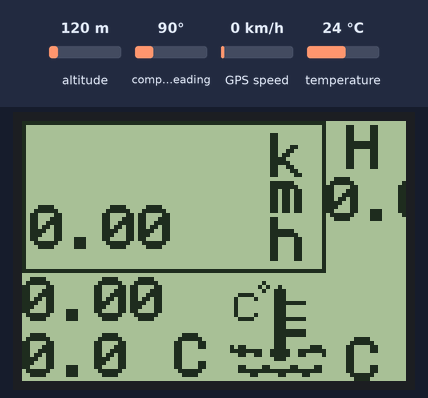
A sketch run on a simulated Arduino Uno, built with avr-gcc and run on an emulated ATmega328P. On the bench: 96×65 one-colour display. Inputs (shaded band) come from the test bench; at power-on: GPS speed 0 km/h, temperature 24 °C, altitude 120 m, compass heading 90°. The GPS gets a fix after 3 s at 37.7749, -122.4194 with 8 satellites.

Above: at 4.1 s.
4.2 s: GPS speed set to 2 km/h
At 7.5 s:
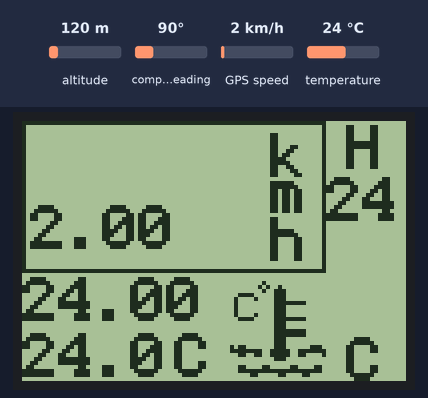
7.8 s: temperature set to 12 °C
At 10.3 s:
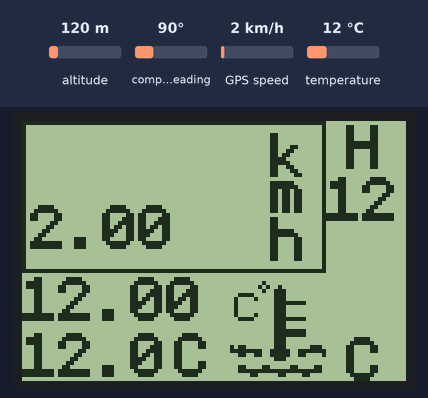
11.1 s: GPS speed set to 30 km/h
At 12.1 s:
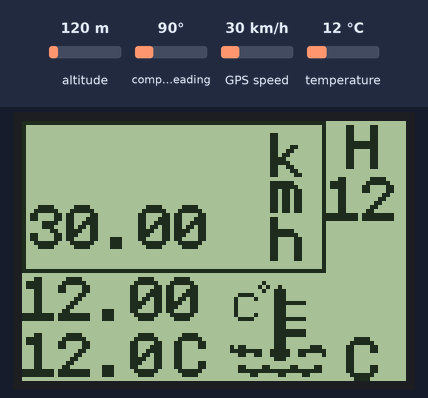
13.3 s: temperature set to 19 °C
At 16.1 s:
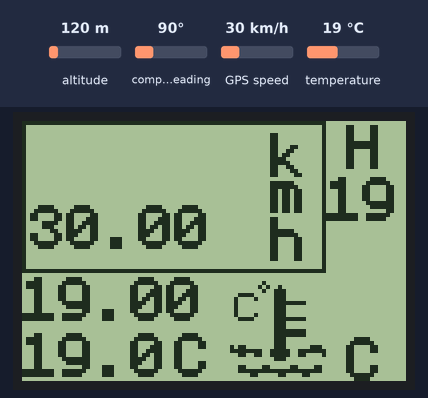
16.6 s: GPS speed set to 60 km/h
At 18.9 s:
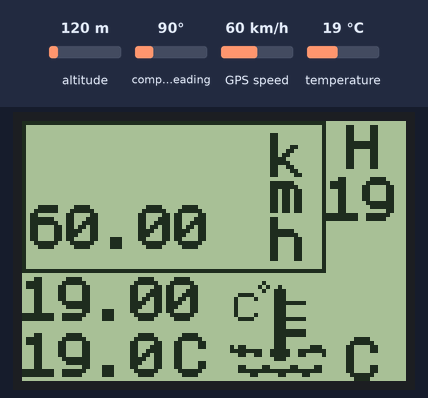
19.9 s: temperature set to 28 °C
At 22.9 s:
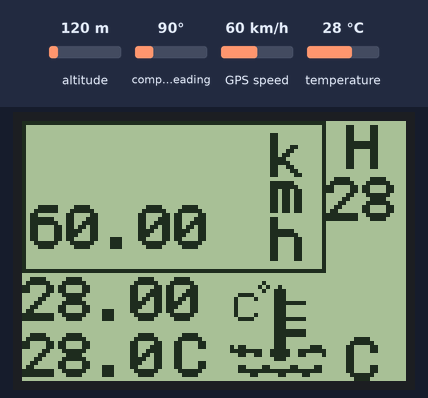
Timing chart, 0 to 24.2 s (numbered marks = the images above; inputs shaded):
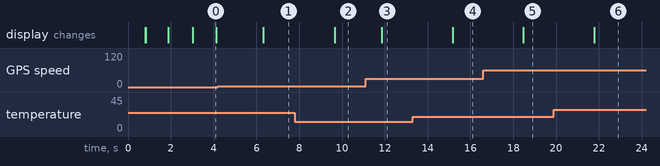

Measured:
- after the input at 4.2 s, the display: changes after 2.1 s (image 1)
- after the input at 7.8 s, the display: changes after 1.9 s (image 2)
- after the input at 11.1 s, the display: changes after 0.76 s (image 3)
- after the input at 13.3 s, the display: changes after 1.9 s (image 4)
- after the input at 16.6 s, the display: changes after 1.9 s (image 5)
- after the input at 19.9 s, the display: changes after 1.9 s (image 6)
- what the display in image 0 shows lasts 1.1 s, from 3.0 s to 4.1 s

The sketch:

25_Test3410_gps_oralent_kmhkiir_keret.ino
```cpp
#include <Arduino.h>
#include <U8g2lib.h>
#include <TinyGPS++.h>
#include <OneWire.h>
#include <DallasTemperature.h>
#include <SoftwareSerial.h> //Serial com

#define ONE_WIRE_BUS 10 // ds külső szenzor port
// const int RXPin = 8, TXPin = 9;
 //const uint32_t GPSBaud = 9600;
//String speedinkm;
//int f=0;

TinyGPSPlus gps;
// The serial connection to the GPS device
SoftwareSerial ss(8, 9);

#ifdef U8X8_HAVE_HW_SPI
#include <SPI.h>
#endif
#ifdef U8X8_HAVE_HW_I2C
#include <Wire.h>
#endif
U8G2_PCF8812_96X65_F_4W_SW_SPI u8g2(U8G2_R0, /* clock=*/ 3, /* data=*/ 4, /* cs=*/ 6, /* dc=*/ 5, /* reset=*/ 7);  // Could be also PCF8814(53, 51, 47, 49, 45)

#include "grafik.h"
#include "graf2.h"
#include "vizlogo.h"
//#include "7segmentfont.h"
OneWire oneWire(ONE_WIRE_BUS);
DallasTemperature sensors(&oneWire);


float  tempC ; //ha van DS szenzor
//unsigned char  tempC = 80;
 //float  tempCk = tempC; // a külső hő szenzor jön ide
char temperatureC[6];
//char dateBuffer[12];
//int LCDfenyero = 250;    // how bright the LED is
//int LCDkontrast = 10;
//int led = 9;           // the PWM pin the LED is attached to
//int brightness = 10;    // how bright the LED is
 //tempC = 94;    //ennyit mér a szonda how many points to fade the LED by 98 fok a max de 45-50 fokot jelenitünk meg tempC - 40 fok = rajzoltC
 unsigned int rajzoltC  = (tempC - 98 ) * -1 ;// 100 fok -100= 0 tkarunk ekorát ki 50 fok-100= 50 et tkarunk ki *-1 hogy poztiv legyen


void draw1(void) {

u8g2.drawXBMP(0,0,Peugeotlogo_width,Peugeotlogo_height,Peugeotlogo_bits);

}

void draw2(void) {

  u8g2.drawXBMP(0,5,cross_width,cross_height,cross_bits);
}

void draw3(void) {

  u8g2.drawXBMP(52,40,vizlogo_width,vizlogo_height,vizlogo_bits);
}

void bar(void) {

 u8g2.drawBox(76, 13, 20, 40);      // bárt rajzolunk 41 fob majd a hőmérséklet függvényében változni
u8g2.drawFrame(0, 0, 76, 38); // bekeretzzük a km mutatót+feliratát
}


void irjkiH_CH(){

u8g2.setDrawColor(1); /* color 1 for the box 0 az fehér kkirunk H és C betűt*/
//u8g2.drawBox(1, 1, 50, 64);
u8g2.setFont(u8g2_font_profont17_tr);

    u8g2.drawStr(81,12,"H");
    u8g2.drawStr(81,65,"C");
   // u8g2.setFont(u8g2_font_helvB10_te);
   // u8g2.drawStr(28,38,"kmh");
u8g2.drawStr(62,14,"k");
u8g2.drawStr(62,23,"m");
u8g2.drawStr(62,35,"h");

}

void kmora(){

u8g2.setDrawColor(1); /* color 1 for the box 0 az fehér kkirunk H és C betűt*/
//u8g2.drawBox(1, 1, 50, 64);

//u8g2.setFont(u8g2_font_px437wyse700b_mn);
//u8g2.setFont(u8g2_font_freedoomr25_tn);
    //u8g2.setFont(u8g2_font_helvB08_tf);
u8g2.setCursor(2, 32);
u8g2.print(gps.speed.kmph());  // teszt miatt a +100 sebesség


}

void doboz(void) {
u8g2.setDrawColor(0); /* color 1 for the box 0 az fehér*/
u8g2.drawBox(76, 13, 20, ( rajzoltC) );


}

void takarjki(){ // kitakarunk hogy szaggatott legyen a hőmérő oszlop
  u8g2.setDrawColor(0); /* color 1 for the box 0 az fehér*/
 u8g2.drawBox(76,20,20,2);
 u8g2.drawBox(76,30,20,2);
 u8g2.drawBox(76,40,20,2);
 u8g2.setDrawColor(0);


}

void ora(){ //ora és külső hő
  u8g2.enableUTF8Print();
  u8g2.setDrawColor(1); /* color 1 for the box 0 az fehér*/
  //u8g2.setFont(u8g2_font_profont17_tr);
  u8g2.setCursor(0, 50);
  //u8g2.print(sz);
//   u8g2.print( sprintf(sz, "%02d:%02d:%02d ", t.hour()+1, t.minute(), t.second());
u8g2.print(tempC);//ora kiirása
  //u8g2.setFont(u8g2_font_profont22_tr);
   u8g2.setCursor(0, 64);
   u8g2.print(tempC, 1); //1 tizedesig irjuk ki
//   u8g2.setCursor(55, 35);
//    //u8g2.print("C");

//u8g2.setFont(u8g2_font_helvB08_tf);
u8g2.setCursor(38, 64);
u8g2.print("°C");

  //u8g2.setFont(u8g2_font_profont17_tr);
   u8g2.setCursor(76, 25);
   u8g2.print(tempC); // mért h)őfokot teszt idejére kiirom bele a barba


}


void setup(void) {
  //Serial.begin(115200); // start pc serial port
  ss.begin(9600);
  sensors.begin();
  //delay(500);
  Wire.begin();


  {
     sensors.requestTemperatures();
      //tempC = sensors.getTempCByIndex(0);


}//--(end setup

u8g2.begin();
u8g2.setContrast(50);
    u8g2.clearBuffer();
     draw1();                   //1 logo kirajzol
    u8g2.sendBuffer();
    delay(1000);          //1000
    u8g2.clearBuffer();
     draw2();                   //2. logo kirajzol
    u8g2.sendBuffer();
    delay(1000);          //1000


    sensors.begin();
    delay(50);

}

void loop(void) {


 // DateTime now = RTC.now();
  //sprintf(dateBuffer,"%02u:%02u ",now.hour(),now.minute());
 // Serial.println(dateBuffer);


  u8g2.firstPage();
  do {

        u8g2.setDrawColor(1);


            bar();
            draw3();
           irjkiH_CH();
            takarjki ();
           doboz ();
           irjkiH_CH();
           ora();
            kmora();


    } while ( u8g2.nextPage()) ;

    {
  //sprintf(dateBuffer,"%02u:%02u ",now.hour(),now.minute());
  delay(10);

   //Serial.print(" C");
  //Serial.println("Time  " + String((GPS.hour) + 1) + ':' + String(GPS.minute) + ':' + String(GPS.seconds));
//Serial.println("Datum  20" + String(GPS.year) + '-' + String(GPS.month) + '-' + String(GPS.day));//GPS.day, GPS.month and GPS.year
  }


tempC = sensors.getTempCByIndex(0);

 // printDateTime( gps.time);

 // Serial.print(F("idő"));

//f = round( gps.speed.kmph());
//speedinkm = String(f);

 // Serial.print(F(" km/h="));
    //Serial.println(gps.speed.kmph());


  smartDelay(1000);

}
 void smartDelay(int long ms)
{
  int long start = millis();
  do
  {
    while (ss.available())
      gps.encode(ss.read());
  } while (millis() - start < ms);
}


 void printDateTime(TinyGPSTime &t)
{


  {
    char sz[32];
    sprintf(sz, "%02d:%02d:%02d ", t.hour()+1, t.minute(), t.second());
    //Serial.print(sz);
       Serial.print(sz);
  }


  smartDelay(0);
}
```

Source omitted: graf2.h (data table, 4157 bytes), grafik.h (data table, 4995 bytes), vizlogo.h (data table, 740 bytes)
